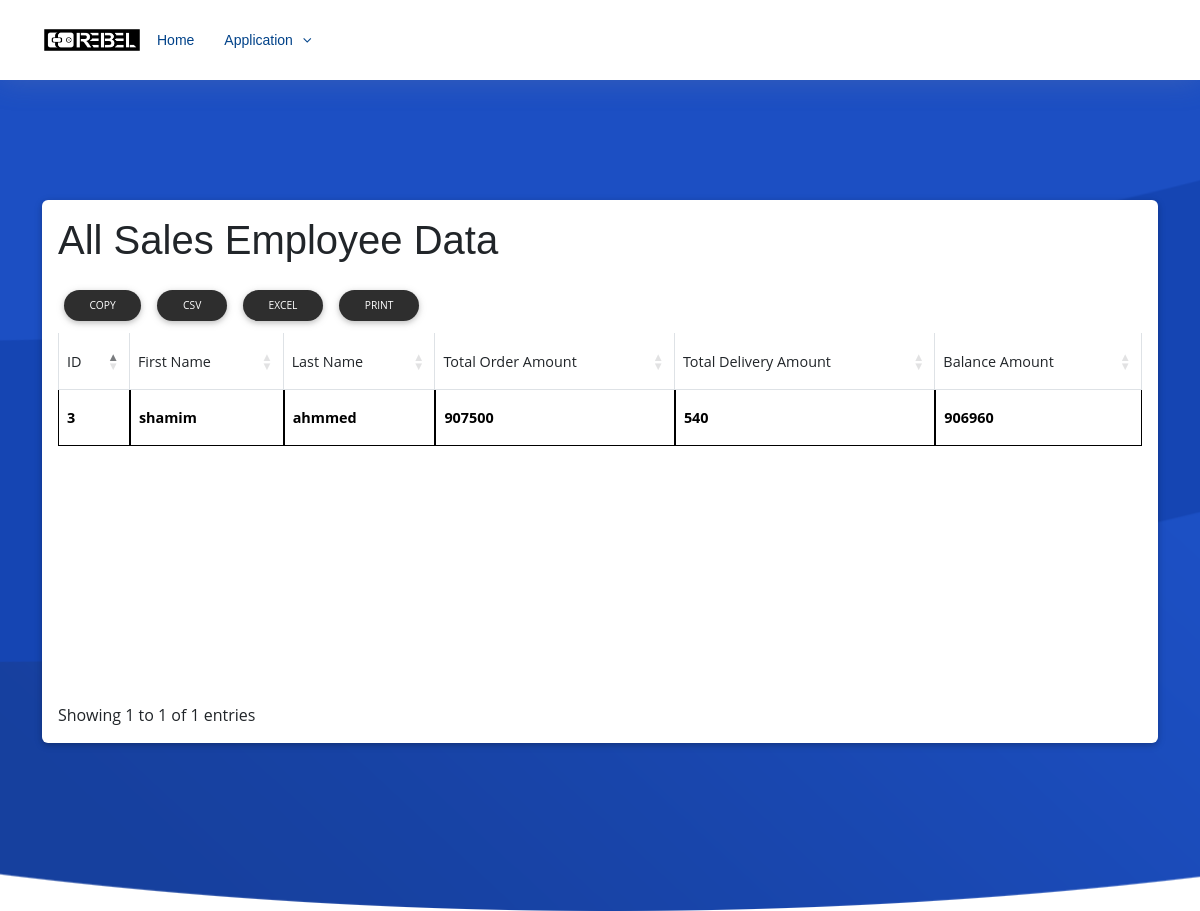
The app's page /report/Marketing/all_sales_employee_data/ with its own data.
### Sales/models.py (models this page shows, shortened)
class SalesEmployee(models.Model):
    first_name = models.CharField(max_length=100)
    last_name = models.CharField(max_length=100)
    email = models.EmailField(unique=True)
    phone_number = models.CharField(max_length=15)
    hire_date = models.DateField()
    active = models.BooleanField(default=False)  # New field for active status

### Report/salesemployeeviews.py (the view)
# urls.py: path('Marketing/all_sales_employee_data/', salesemployeeviews.all_sales_employee_data, name='all_sales_employee_data'),
def all_sales_employee_data(request):
    sales_employees = SalesEmployee.objects.all()
    for sales_employee in sales_employees:
        sales_employee.total_order_amount = SalesOrderInfo.objects.filter(sales_employee=sales_employee).aggregate(total_amount=Sum('totalAmount'))['total_amount'] or 0
        sales_employee.total_delivery_amount = DeliveryInfo.objects.filter(sales_employee=sales_employee).aggregate(total_amount=Sum('totalAmount'))['total_amount'] or 0
        sales_employee.balance_amount = sales_employee.total_order_amount - sales_employee.total_delivery_amount
    return render(request, 'salesEmployee/all_sales_employee_data.html', {'sales_employees': sales_employees})

### Report/templates/salesEmployee/all_sales_employee_data.html
{% extends 'basereport.html' %}
{% load static %}
{% block content %}
<section class="section card mb-5">
    <div class="card-body">
    <h1>All Sales Employee Data</h1>
    <table  id="itemsTable" class="table table-bordered">
        <thead>
            <tr>
                <th>ID</th>
                <th>First Name</th>
                <th>Last Name</th>
                <th>Total Order Amount</th>
                <th>Total Delivery Amount</th>
                <th>Balance Amount</th>
            </tr>
        </thead>
        <tbody>
            {% for sales_employee in sales_employees %}
                <tr>
                    <td>{{ sales_employee.id }}</td>
                    <td>{{ sales_employee.first_name }}</td>
                    <td>{{ sales_employee.last_name }}</td>
                    <td>{{ sales_employee.total_order_amount }}</td>
                    <td>{{ sales_employee.total_delivery_amount }}</td>
                    <td>{{ sales_employee.balance_amount }}</td>
                </tr>
            {% endfor %}
        </tbody>
    </table>
{% endblock %}

### static/assets/css/style.css (style rules this page uses)
body { background: #fff; color: #444; font-family: "Open Sans", sans-serif; }
h1, h2, h3, h4, h5, h6 { font-family: "Montserrat", sans-serif; font-weight: 400; margin: 0 0 20px 0; padding: 0; }
section { overflow: hidden; }

### templates/basereport.html (style rules this page uses)
table.table-bordered .dataTable th, table.table-bordered.dataTable td { color: black !important; font-weight: bold; border:1px solid black; }

### records on screen
SalesEmployee: id "3", first_name "shamim", last_name "ahmmed", total_order_amount "907500", total_delivery_amount "540", balance_amount "906960"
